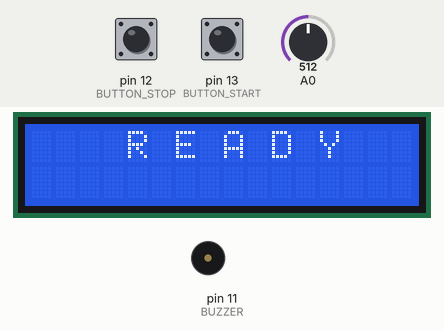
Simulated run of this sketch. Board: Arduino Uno, built with avr-gcc and run on an emulated ATmega328P. On the bench: 16×2 character LCD, buzzer (waves = sounding). Inputs (shaded band) come from the test bench; at power-on: A0 = 512, pin 12 (BUTTON_STOP) HIGH, pin 13 (BUTTON_START) HIGH.

Above: at 1.2 s.
1.3 s: A0 set to 440
At 1.7 s:
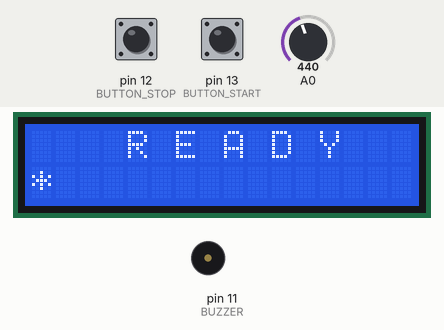
4.3 s: A0 set to 468
At 5.2 s:
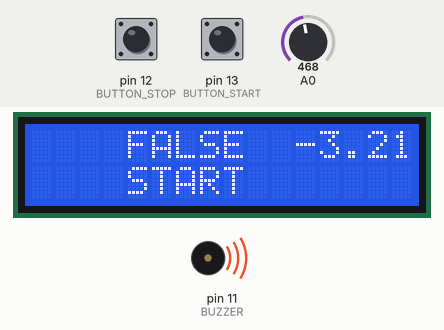
7.3 s: A0 set to 306
At 8.5 s:
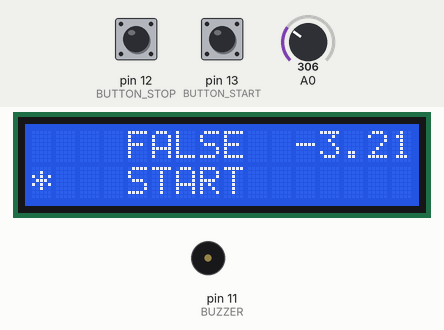
8.8 s: A0 set to 240
At 10.1 s:
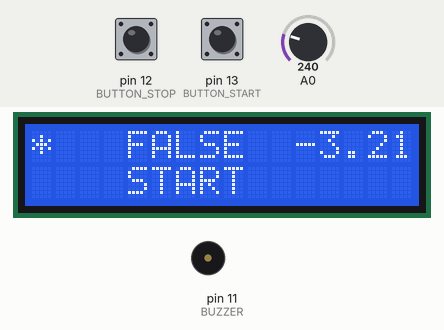
10.5 s: A0 set to 260
At 11.4 s:
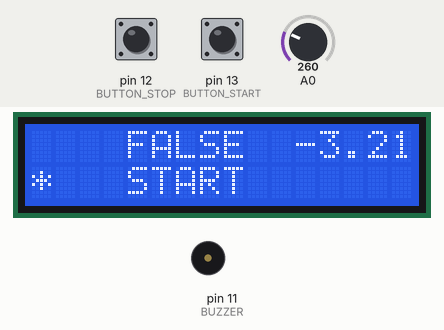
12.1 s: A0 set to 122
At 12.7 s:
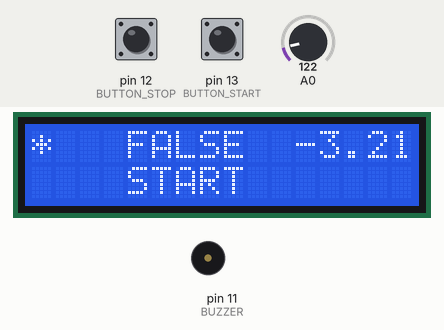
Timing chart, 0 to 14.8 s (numbered marks = the images above; inputs shaded):
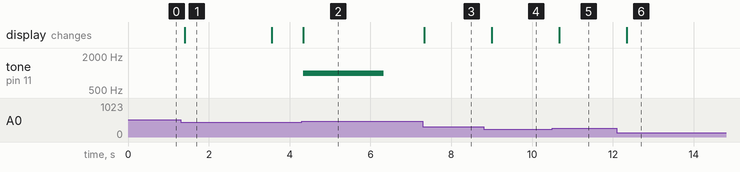

The sketch:

timer.ino
```cpp
#include <LiquidCrystal.h>

#define WITH_SHIELD_BUTTONS

/**
 * Pins configuration
 */
const byte
  LCD_RS = 8, LCD_EN = 9,
  LCD_DB4 = 4, LCD_DB5 = 5, LCD_DB6 = 6, LCD_DB7 = 7,
  LCD_BACKLIGHT = 10,
  BUZZER = 11,
  BUTTON_START = 13,
  BUTTON_STOP = 12;

/**
 * Options
 */
const byte COUNT_DOWN_NUMBER = 5;
const unsigned long AWAKE_TIMEOUT = 1111;

/**
 * Timer
 */
unsigned long markTime, elapsedTime;

void startTimer() {
  elapsedTime = 0;
  markTime = millis();
}
void readTime() {
  elapsedTime = millis() - markTime;
}

/**
 * Buttons
 */
struct Buttons {
  bool startPressed;
  bool stopPressed;
};
Buttons buttons = { false, false };

void setupButtons() {
  pinMode(BUTTON_START, INPUT_PULLUP);
  pinMode(BUTTON_STOP, INPUT_PULLUP);
}
void readButtons() {
  buttons.startPressed = digitalRead(BUTTON_START) == LOW;
  buttons.stopPressed = digitalRead(BUTTON_STOP) == LOW;

  #ifdef WITH_SHIELD_BUTTONS
  const int adc_key = analogRead(0);
  buttons.startPressed = (adc_key > 250 && adc_key < 450);
  buttons.stopPressed = (adc_key > 50 && adc_key < 250);
  #endif
}

/**
 * Display
 */
LiquidCrystal lcd(LCD_RS, LCD_EN, LCD_DB4, LCD_DB5, LCD_DB6, LCD_DB7);

void setupDisplay() {
  lcd.begin(16, 2);
  pinMode(LCD_BACKLIGHT, INPUT); // analogWrite(LCD_BACKLIGHT, 100);
  lcd.setCursor(4, 0);
  lcd.print(F("R E A D Y"));
}

const char ON = '*', OFF = ' ';
void displayButtons(const bool start, const bool stop) {
  lcd.setCursor(0, 0);
  lcd.print(stop ? ON : OFF);
  lcd.setCursor(0, 1);
  lcd.print(start ? ON : OFF);
}

void displayTimeOnLine(const unsigned long time, const byte line) {
  const unsigned int dseconds = time / 1000;
  const unsigned int dcseconds = (time % 1000) / 10;
  lcd.setCursor(10, line);
  if (dseconds < 100) lcd.print(OFF);
  else lcd.print(dseconds / 100);
  lcd.setCursor(11, line);
  if (dseconds < 10) lcd.print(OFF);
  else lcd.print((dseconds % 100) / 10);
  lcd.setCursor(12, line);
  lcd.print(dseconds % 10);
  lcd.setCursor(13, line);
  lcd.print('.');
  lcd.setCursor(14, line);
  lcd.print(dcseconds < 10 ? 0 : dcseconds / 10);
  lcd.setCursor(15, line);
  lcd.print(dcseconds % 10);
}
unsigned long lastDisplayedTime;
void displayTime(const unsigned long elapsed) {
  displayTimeOnLine(elapsed, 1);
}
void displayDelay(const unsigned long delayed) {
  displayTimeOnLine(delayed, 0);
}

void displayCountDown(const byte seconds) {
  lcd.setCursor((2 * seconds) + 2, 0);
  lcd.print(OFF);
}

void displayFalseStart(const unsigned long remaining) {
  displayTimeOnLine(remaining, 0);
  lcd.setCursor(4, 0);
  lcd.print(F("FALSE  -"));
  lcd.setCursor(4, 1);
  lcd.print(F("START"));
}

void displayFinal(const unsigned long elapsed) {
  lcd.setCursor(4, 0);
  lcd.print(F("start:"));
  lcd.setCursor(6, 1);
  lcd.print(F("TOP:"));
  displayTimeOnLine(elapsed, 1);
}

/**
 * Sound
 */
enum SoundDuration { SHORT, LONG, VERY_LONG };
void sound(const int duration) {
  tone(BUZZER, 1000, (
    duration == SHORT ? 500 : (duration == LONG ? 1000 : 2000)
  ));
}

/**
 * State
 */
enum State { READY, AWAKE, COUNTING_DOWN, RUNNING, DONE };
State state;

void onReady() {
  if (buttons.startPressed) {
    startTimer();
    state = AWAKE;
  }
}

void onAwake() {
  if (buttons.startPressed) {
    if (elapsedTime > AWAKE_TIMEOUT) {
      startTimer();
      state = COUNTING_DOWN;
    }
  } else {
    state = READY;
  }
}

unsigned long lastCountDownSeconds = COUNT_DOWN_NUMBER + 1;
void onCountingDown() {
  if (buttons.startPressed) {
    unsigned int seconds = elapsedTime / 1000;
    if (seconds == lastCountDownSeconds) return;
    displayCountDown(seconds);
    lastCountDownSeconds = seconds;
    if (seconds == (COUNT_DOWN_NUMBER - 1) || seconds == (COUNT_DOWN_NUMBER - 2)) {
      sound(LONG);
    } else if (seconds == COUNT_DOWN_NUMBER) {
      startTimer();
      state = RUNNING;
      sound(SHORT);
    }
  } else {
    onFalseStart();
  }
}

void onFalseStart() {
  displayFalseStart((COUNT_DOWN_NUMBER * 1000) - elapsedTime);
  sound(VERY_LONG);
  state = DONE;
}

void onRunning() {
  displayTime(elapsedTime);
  if (buttons.stopPressed) {
    state = DONE;
    displayFinal(elapsedTime);
  } else if (buttons.startPressed) {
    displayDelay(elapsedTime);
  }
}

/** */
void setup() {
  setupDisplay();
  setupButtons();
  state = READY;
}

/** */
void loop() {
  if (state == AWAKE || state == COUNTING_DOWN || state == RUNNING) {
    readTime();
  }

  readButtons();
  displayButtons(buttons.startPressed, buttons.stopPressed);

  if (state == READY) onReady();
  else if (state == AWAKE) onAwake();
  else if (state == COUNTING_DOWN) onCountingDown();
  else if (state == RUNNING) onRunning();

  delay(state == READY || state == DONE ? 333 : 33);
}
```

Measured:
- the behaviour switches between 449 and 450 on A0 (found by bisection; images 1 and 2)
- after the input at 1.3 s, the display: changes after 0.10 s (image 1)
- after the input at 4.3 s, tone on pin 11 (BUZZER): silent → 1000 Hz after 0.03 s instead of 1.3 s; the display: changes at once (image 2)
- after the input at 7.3 s, the display: changes at once (image 3)
- after the input at 8.8 s, the display: changes after 0.20 s (image 4)
- after the input at 10.5 s, the display: changes after 0.17 s (image 5)
- after the input at 12.1 s, the display: changes after 0.24 s (image 6)
